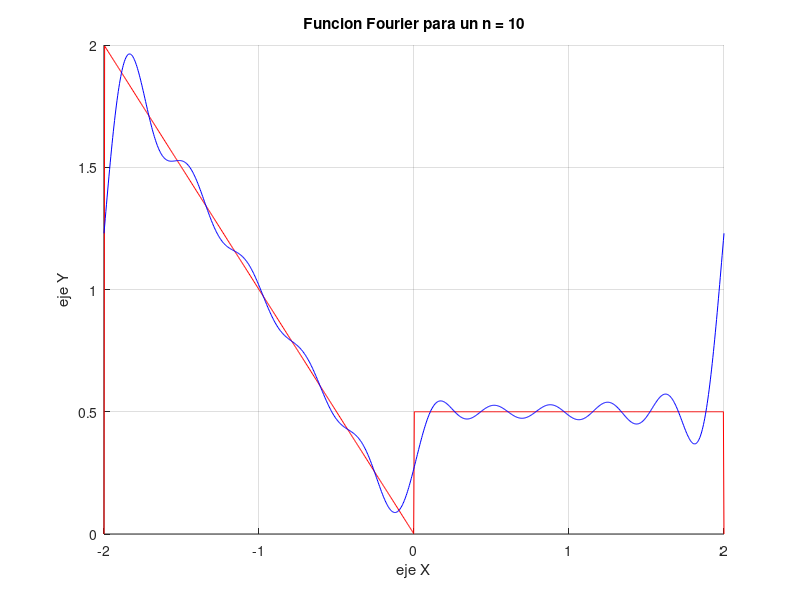

Write the MATLAB code that produced this figure.
close all
clear; 
clc;

cantidadDeIteraciones = 10;
puntosEnIntervalo = linspace(-2, 2, 1000);
%definicion de las variables a usar
T = 4;                                 %periodo
w = (2 * pi) / T;                      %frecuencia angular
A = 1;                                 %amplitud
funcionAuxiliar = 0;                   
funcionFinal = 0;
a0 = 3/4;                                 

for k = 1: cantidadDeIteraciones       %sumatoria
    ak = ((2*((-1)^(k)-1))/(k*pi)^2);
    bk = (1/2)*(((3*(-1)^(k))+ 1)/(pi*k));
    
    %almacena la sumatoria sin el a0
    funcionAuxiliar = funcionAuxiliar + (ak * cos(k*w*puntosEnIntervalo) + bk * sin(k*w*puntosEnIntervalo));
end

funcionFinal = a0 + funcionAuxiliar;

x = linspace(-2, 2, 1000);              %cantidad de puntos en el intervalo -2, 2

funcionOriginal = (((x > -2) & (x < 0)).*(-x) + ((x > 0) & (x < 2)).*(1/2));


figure(1); clf(1)
hold on
plot(x, funcionOriginal, 'r')
plot(puntosEnIntervalo, funcionFinal, 'b')
xlabel('eje X')
ylabel('eje Y')
title('Funcion Fourier para un n = 10')
grid on
